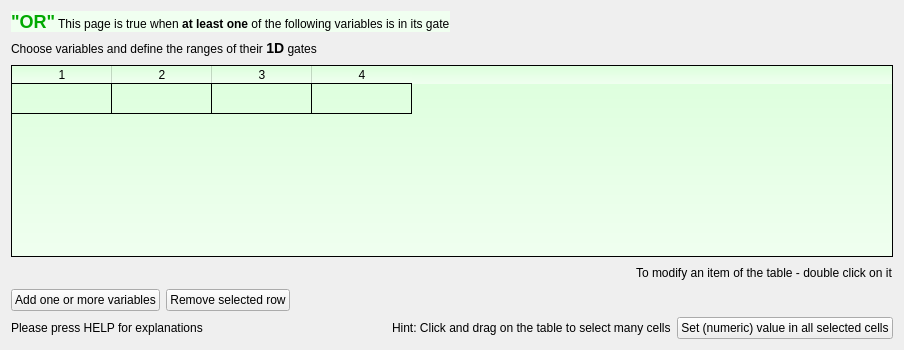
  <widget class="QWizardPage" name="wizardPage_OR_gates">
   <layout class="QVBoxLayout" name="verticalLayout_8">
    <item>
     <layout class="QHBoxLayout" name="horizontalLayout_4">
      <item>
       <layout class="QVBoxLayout" name="verticalLayout_9">
        <item>
         <widget class="QLabel" name="textLabel1_6">
          <property name="styleSheet">
           <string notr="true">background-color: rgb(240, 255, 240);</string>
          </property>
          <property name="text">
           <string>&lt;b&gt;&lt;font color=&quot;#00aa00&quot; size=&quot;+2&quot;&gt;&quot;OR&quot;&lt;/font&gt;&lt;/b&gt; This page is true when &lt;b&gt;at least one&lt;/b&gt; of the following variables is in its gate</string>
          </property>
          <property name="wordWrap">
           <bool>false</bool>
          </property>
         </widget>
        </item>
        <item>
         <widget class="QLabel" name="textLabel2_7">
          <property name="text">
           <string>Choose variables and define the ranges of their &lt;b&gt;&lt;font size=&quot;+1&quot;&gt;1D&lt;/font&gt;&lt;/b&gt; gates</string>
          </property>
          <property name="alignment">
           <set>Qt::AlignVCenter</set>
          </property>
          <property name="wordWrap">
           <bool>false</bool>
          </property>
         </widget>
        </item>
       </layout>
      </item>
      <item>
       <spacer name="horizontalSpacer_4">
        <property name="orientation">
         <enum>Qt::Horizontal</enum>
        </property>
        <property name="sizeHint" stdset="0">
         <size>
          <width>40</width>
          <height>20</height>
         </size>
        </property>
       </spacer>
      </item>
      <item>
       <widget class="QLabel" name="pixmapLabel1_2">
        <property name="sizePolicy">
         <sizepolicy hsizetype="Maximum" vsizetype="Maximum">
          <horstretch>0</horstretch>
          <verstretch>0</verstretch>
         </sizepolicy>
        </property>
        <property name="minimumSize">
         <size>
          <width>48</width>
          <height>48</height>
         </size>
        </property>
        <property name="pixmap">
         <pixmap resource="greware_icons.qrc">:/images/images/oneD_gate.png</pixmap>
        </property>
        <property name="scaledContents">
         <bool>true</bool>
        </property>
        <property name="wordWrap">
         <bool>false</bool>
        </property>
       </widget>
      </item>
     </layout>
    </item>
    <item>
     <widget class="QTableWidget" name="table_1D_OR_gates">
      <property name="font">
       <font>
        <pointsize>9</pointsize>
       </font>
      </property>
      <property name="styleSheet">
       <string notr="true">background-color: qlineargradient(spread:pad, x1:0, y1:0, x2:0, y2:1, stop:0 rgba(220, 255, 220, 255), stop:1 rgba(240, 255, 240, 255));
</string>
      </property>
      <property name="rowCount">
       <number>1</number>
      </property>
      <property name="columnCount">
       <number>4</number>
      </property>
      <attribute name="horizontalHeaderCascadingSectionResizes">
       <bool>false</bool>
      </attribute>
      <attribute name="verticalHeaderVisible">
       <bool>false</bool>
      </attribute>
      <attribute name="verticalHeaderCascadingSectionResizes">
       <bool>false</bool>
      </attribute>
      <attribute name="verticalHeaderStretchLastSection">
       <bool>false</bool>
      </attribute>
      <row/>
      <column/>
      <column/>
      <column/>
      <column/>
     </widget>
    </item>
    <item>
     <layout class="QHBoxLayout" name="horizontalLayout_19">
      <item>
       <spacer name="horizontalSpacer_10">
        <property name="orientation">
         <enum>Qt::Horizontal</enum>
        </property>
        <property name="sizeHint" stdset="0">
         <size>
          <width>40</width>
          <height>20</height>
         </size>
        </property>
       </spacer>
      </item>
      <item>
       <widget class="QLabel" name="label_9">
        <property name="text">
         <string>To modify an item of the table - double click on it</string>
        </property>
       </widget>
      </item>
     </layout>
    </item>
    <item>
     <layout class="QHBoxLayout" name="_8">
      <item>
       <widget class="QPushButton" name="pushButton_add_1D_OR">
        <property name="text">
         <string>Add one or more variables</string>
        </property>
        <property name="icon">
         <iconset resource="greware_icons.qrc">
          <normaloff>:/images/images/add_document.png</normaloff>:/images/images/add_document.png</iconset>
        </property>
        <property name="iconSize">
         <size>
          <width>23</width>
          <height>23</height>
         </size>
        </property>
       </widget>
      </item>
      <item>
       <widget class="QPushButton" name="pushButton_remove_1D_OR">
        <property name="text">
         <string>Remove selected row</string>
        </property>
        <property name="icon">
         <iconset resource="greware_icons.qrc">
          <normaloff>:/images/images/remove_document.png</normaloff>:/images/images/remove_document.png</iconset>
        </property>
        <property name="iconSize">
         <size>
          <width>23</width>
          <height>23</height>
         </size>
        </property>
       </widget>
      </item>
      <item>
       <spacer name="spacer51_3">
        <property name="orientation">
         <enum>Qt::Horizontal</enum>
        </property>
        <property name="sizeType">
         <enum>QSizePolicy::Expanding</enum>
        </property>
        <property name="sizeHint" stdset="0">
         <size>
          <width>230</width>
          <height>20</height>
         </size>
        </property>
       </spacer>
      </item>
     </layout>
    </item>
    <item>
     <layout class="QHBoxLayout" name="_9">
      <item>
       <widget class="QLabel" name="textLabel2_5_3">
        <property name="text">
         <string>Please press HELP for explanations</string>
        </property>
        <property name="alignment">
         <set>Qt::AlignVCenter</set>
        </property>
        <property name="wordWrap">
         <bool>false</bool>
        </property>
       </widget>
      </item>
      <item>
       <spacer name="spacer14">
        <property name="orientation">
         <enum>Qt::Horizontal</enum>
        </property>
        <property name="sizeType">
         <enum>QSizePolicy::Expanding</enum>
        </property>
        <property name="sizeHint" stdset="0">
         <size>
          <width>183</width>
          <height>21</height>
         </size>
        </property>
       </spacer>
      </item>
      <item>
       <widget class="QLabel" name="textLabel1_3_2">
        <property name="sizePolicy">
         <sizepolicy hsizetype="Preferred" vsizetype="Maximum">
          <horstretch>0</horstretch>
          <verstretch>0</verstretch>
         </sizepolicy>
        </property>
        <property name="maximumSize">
         <size>
          <width>32767</width>
          <height>26</height>
         </size>
        </property>
        <property name="text">
         <string>Hint: Click and drag on the table to select many cells</string>
        </property>
        <property name="alignment">
         <set>Qt::AlignVCenter</set>
        </property>
        <property name="wordWrap">
         <bool>false</bool>
        </property>
       </widget>
      </item>
      <item>
       <widget class="QPushButton" name="pushButton_1D_OR_set_many_cells">
        <property name="text">
         <string>Set (numeric) value in all selected cells</string>
        </property>
       </widget>
      </item>
     </layout>
    </item>
   </layout>
  </widget>
